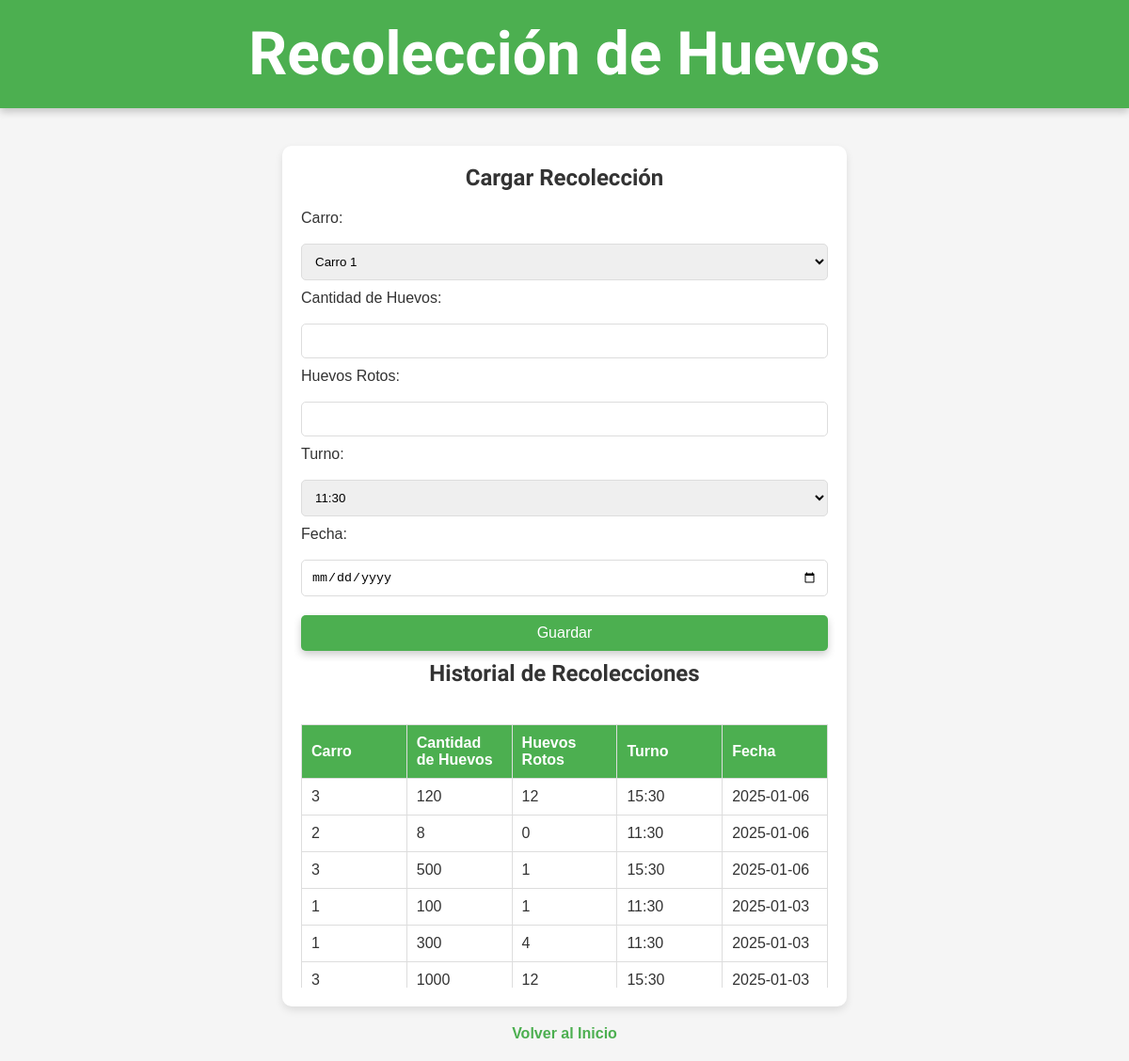
Page /recolectar on the committed database.
### tables this page shows
CREATE TABLE recolecciones (
    id INTEGER PRIMARY KEY AUTOINCREMENT,
    carro INTEGER NOT NULL,
    cantidad_huevos INTEGER NOT NULL,
    turno TEXT NOT NULL,
    fecha DATE DEFAULT CURRENT_DATE
, huevos_rotos INTEGER DEFAULT 0);

### app.py (the view, shortened to what this page needs)
@app.route('/recolectar', methods=['GET', 'POST'])
def recolectar():
    conn = sqlite3.connect('campo_libre.db')
    conn.row_factory = sqlite3.Row
    cursor = conn.cursor()
    cursor.execute("SELECT * FROM recolecciones ORDER BY fecha DESC")
    recolecciones = cursor.fetchall()
    conn.close()
    return render_template('recolectar.html', recolecciones=recolecciones)

### templates/recolectar.html (shortened to what this page needs)
<!DOCTYPE html>
<html lang="es">
<head>
    <link rel="stylesheet" href="/static/css/recolectar.css">
</head>
<body>
    <header>
        <h1>Recolección de Huevos</h1>
    </header>
    <section>
        <h2>Cargar Recolección</h2>
        <form action="/recolectar" method="POST">
            <label for="carro">Carro:</label>
            <select name="carro" id="carro" required>
                <option value="1">Carro 1</option>
            </select>
            <label for="cantidad_huevos">Cantidad de Huevos:</label>
            <input type="number" name="cantidad_huevos" id="cantidad_huevos" required>
            <label for="huevos_rotos">Huevos Rotos:</label>
            <input type="number" name="huevos_rotos" id="huevos_rotos" required>
            <label for="turno">Turno:</label>
            <select name="turno" id="turno" required>
                <option value="11:30">11:30</option>
            </select>
            <label for="fecha">Fecha:</label>
            <input type="date" name="fecha" id="fecha" required>
            <button type="submit">Guardar</button>
        </form>
        <h2>Historial de Recolecciones</h2>
        <div class="historial-container ">
            <table>
                <thead>
                    <tr>
                        <th>Carro</th>
                        <th>Cantidad de Huevos</th>
                        <th>Huevos Rotos</th>
                        <th>Turno</th>
                        <th>Fecha</th>
                    </tr>
                </thead>
                <tbody>
                    {% for recoleccion in recolecciones %}
                    <tr>
                        <td>{{ recoleccion['carro'] }}</td>
                        <td>{{ recoleccion['cantidad_huevos'] }}</td>
                        <td>{{ recoleccion['huevos_rotos'] }}</td>
                        <td>{{ recoleccion['turno'] }}</td>
                        <td>{{ recoleccion['fecha'] }}</td>
                    </tr>
                    {% endfor %}
                </tbody>
            </table>
        </div>
    </section>
        <a class="volver" href="/">Volver al Inicio</a>
</body>
</html>

### static/css/recolectar.css (style rules this page uses)
* { margin: 0; padding: 0; box-sizing: border-box; }
body { font-family: 'Arial', sans-serif; background-color: #f5f5f5; color: #333; display: flex; justify-content: center; align-items: center; min-height: 100vh; flex-direction: column; }
header { background-color: #4CAF50; font-family: 'audiowide', sans-serif; width: 100%; padding: 20px; text-align: center; color: white; font-size: 32px; font-weight: bold; box-shadow: 0 4px 8px rgba(0, 0, 0, 0.2); margin-bottom: 20px; }
section { background-color: white; width: 90%; max-width: 600px; padding: 20px; border-radius: 10px; box-shadow: 0 4px 8px rgba(0, 0, 0, 0.1); margin-top: 20px; }
section h2 { font-size: 24px; color: #333; margin-bottom: 20px; font-family: 'audiowide', sans-serif; text-align: center; }
label { display: block; font-size: 16px; margin-bottom: 8px; color: #333; }
input, select, button { width: 100%; padding: 10px; margin: 10px 0; border-radius: 5px; border: 1px solid #ddd; }
button { background-color: #4CAF50; color: white; font-size: 16px; border: none; cursor: pointer; box-shadow: 0 4px 8px rgba(0, 0, 0, 0.2); transition: background-color 0.3s ease; }
table { width: 100%; margin-top: 20px; border-collapse: collapse; table-layout: fixed; }
table th, table td { padding: 10px; text-align: left; border: 1px solid #ddd; word-wrap: break-word; }
table th { background-color: #4CAF50; color: white; position: sticky; top: 0; z-index: 1; }
.historial-container { max-height: 300px; overflow-y: scroll; }
.volver { color: #4caf50; text-decoration: none; font-weight: bold; transition: color 0.3s; margin: 20px; }

### rows in the picture
recolecciones: carro "3", cantidad_huevos "120", huevos_rotos "12", turno "15:30", fecha "2025-01-06"
recolecciones: carro "2", cantidad_huevos "8", huevos_rotos "0", turno "11:30", fecha "2025-01-06"
recolecciones: carro "3", cantidad_huevos "500", huevos_rotos "1", turno "15:30", fecha "2025-01-06"
recolecciones: carro "1", cantidad_huevos "100", huevos_rotos "1", turno "11:30", fecha "2025-01-03"
recolecciones: carro "1", cantidad_huevos "300", huevos_rotos "4", turno "11:30", fecha "2025-01-03"
recolecciones: carro "3", cantidad_huevos "1000", huevos_rotos "12", turno "15:30", fecha "2025-01-03"
